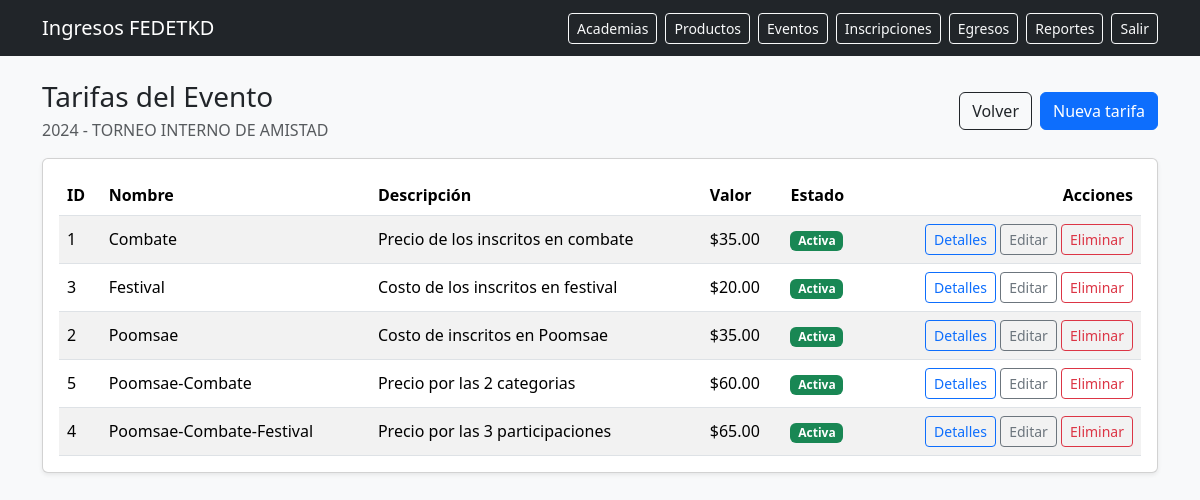
The page /tarifas/1 (signed in) on the database its author committed.
### app/models/eventos.py (models this page shows)
class Evento(TimestampMixin, db.Model):
    __tablename__ = "eventos"
    id = db.Column(db.Integer, primary_key=True)
    producto_id = db.Column(db.Integer, db.ForeignKey("productos_servicio.id"), nullable=False, index=True)
    nombre = db.Column(db.String(190), nullable=False)
    anio = db.Column(db.Integer, nullable=False, index=True)
    sede = db.Column(db.String(150), nullable=True)
    fecha_inicio = db.Column(db.Date, nullable=True)
    fecha_fin = db.Column(db.Date, nullable=True)
    estado = db.Column(db.String(20), nullable=False, default="BORRADOR")
    valor_base = db.Column(db.Numeric(10, 2), nullable=False, default=0)
    producto = db.relationship("ProductoServicio", backref=db.backref("eventos", lazy=True))

class TarifaEvento(TimestampMixin, db.Model):
    __tablename__ = "tarifas_evento"
    id = db.Column(db.Integer, primary_key=True)
    evento_id = db.Column(db.Integer, db.ForeignKey("eventos.id"), nullable=False, index=True)
    nombre = db.Column(db.String(120), nullable=False)
    descripcion = db.Column(db.String(255), nullable=True)
    valor = db.Column(db.Numeric(10, 2), nullable=False, default=0)
    activo = db.Column(db.Boolean, default=True, nullable=False)
    evento = db.relationship(
        "Evento",
        backref=db.backref("tarifas", lazy=True, cascade="all, delete-orphan")
    )

### app/blueprints/tarifas/routes.py (the view)
@bp.route("/<int:evento_id>")
@login_required
def index(evento_id: int):
    evento = Evento.query.get_or_404(evento_id)
    tarifas = (
        TarifaEvento.query
        .filter_by(evento_id=evento_id)
        .order_by(TarifaEvento.nombre.asc(), TarifaEvento.id.asc())
        .all()
    )
    return render_template("tarifas/index.html", evento=evento, tarifas=tarifas)

### app/models/auth.py (called while the page is built)
@login_manager.user_loader
def load_user(user_id: str):
    return User.query.get(int(user_id))

### app/templates/tarifas/index.html (shortened to what this page needs)
{% extends "base.html" %}
{% block content %}
<div class="d-flex justify-content-between align-items-center mb-3">
  <div>
    <h3 class="mb-1">Tarifas del Evento</h3>
    <div class="text-muted">
      {{ evento.anio }} - {{ evento.nombre }}
    </div>
  </div>
  <div class="d-flex gap-2">
    <a class="btn btn-outline-dark" href="{{ url_for('eventos.index') }}">Volver</a>
    <a class="btn btn-primary" href="{{ url_for('tarifas.nueva', evento_id=evento.id) }}">Nueva tarifa</a>
  </div>
</div>
<div class="card shadow-sm">
  <div class="card-body">
    {% if tarifas|length == 0 %}
      <div class="text-muted">Aún no hay tarifas registradas para este evento.</div>
    {% else %}
      <div class="table-responsive">
        <table class="table table-striped align-middle mb-0">
          <thead>
            <tr>
              <th>ID</th>
              <th>Nombre</th>
              <th>Descripción</th>
              <th>Valor</th>
              <th>Estado</th>
              <th class="text-end">Acciones</th>
            </tr>
          </thead>
          <tbody>
            {% for t in tarifas %}
              <tr>
                <td>{{ t.id }}</td>
                <td>{{ t.nombre }}</td>
                <td>{{ t.descripcion or "" }}</td>
                <td>${{ "%.2f"|format(t.valor or 0) }}</td>
                <td>
                  {% if t.activo %}
                    <span class="badge text-bg-success">Activa</span>
                  {% else %}
                    <span class="badge text-bg-secondary">Inactiva</span>
                  {% endif %}
                </td>
                <td class="text-end">
                  <a class="btn btn-sm btn-outline-primary"
                     href="{{ url_for('tarifas.detalles', evento_id=evento.id, tarifa_id=t.id) }}">
                    Detalles
                  </a>
                  <a class="btn btn-sm btn-outline-secondary"
                     href="{{ url_for('tarifas.editar', evento_id=evento.id, tarifa_id=t.id) }}">
                    Editar
                  </a>
                  <form method="post"
                        action="{{ url_for('tarifas.eliminar', evento_id=evento.id, tarifa_id=t.id) }}"
                        style="display:inline;"
                        onsubmit="return confirm('¿Eliminar esta tarifa?');">
                    <button class="btn btn-sm btn-outline-danger">Eliminar</button>
                  </form>
                </td>
              </tr>
            {% endfor %}
          </tbody>
        </table>
      </div>
    {% endif %}
  </div>
</div>
{% endblock %}

### rows shown on the page
Evento: anio "2024", nombre "TORNEO INTERNO DE AMISTAD"
TarifaEvento: id "1", nombre "Combate", descripcion "Precio de los inscritos en combate", valor "35.00", activo "Activa"
TarifaEvento: id "3", nombre "Festival", descripcion "Costo de los inscritos en festival", valor "20.00", activo "Activa"
TarifaEvento: id "2", nombre "Poomsae", descripcion "Costo de inscritos en Poomsae", valor "35.00", activo "Activa"
TarifaEvento: id "5", nombre "Poomsae-Combate", descripcion "Precio por las 2 categorias", valor "60.00", activo "Activa"
TarifaEvento: id "4", nombre "Poomsae-Combate-Festival", descripcion "Precio por las 3 participaciones", valor "65.00", activo "Activa"
